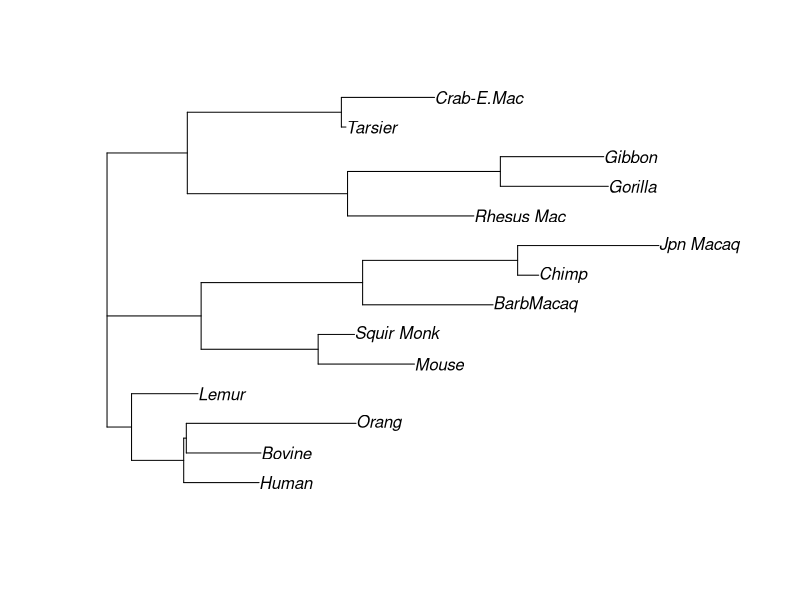
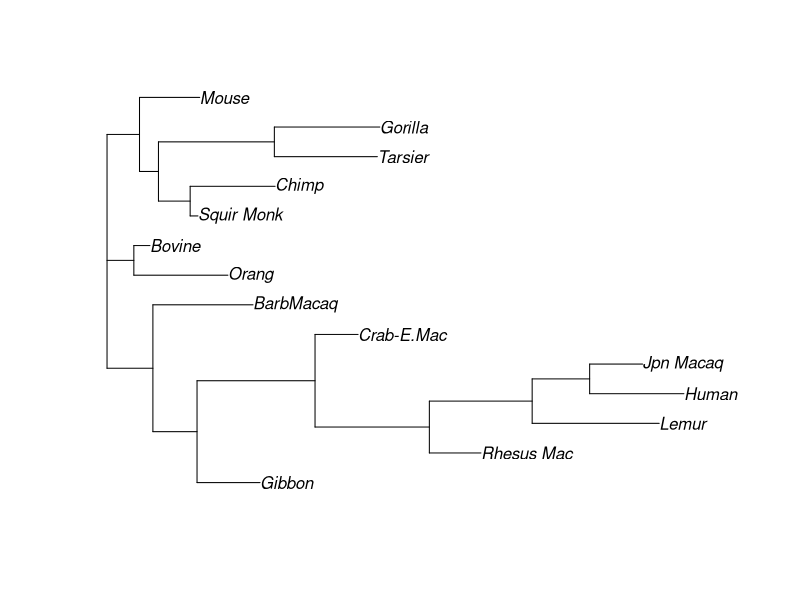
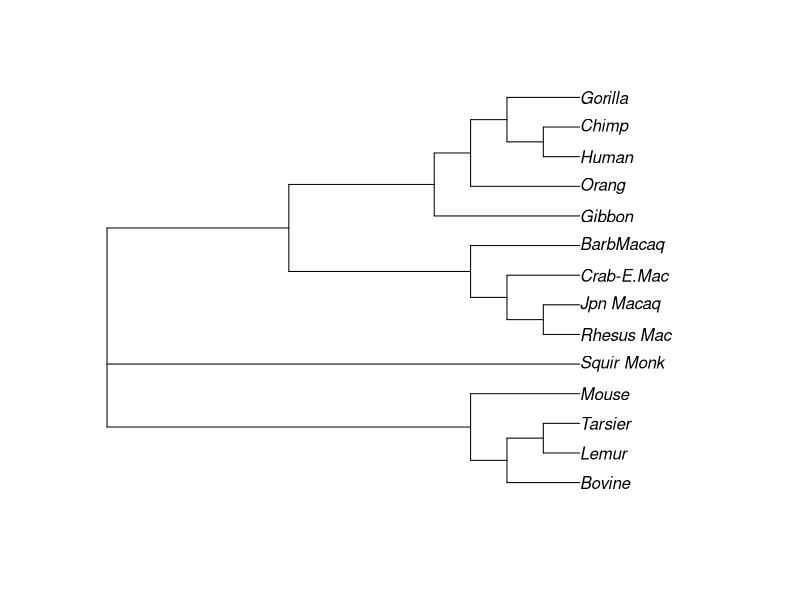
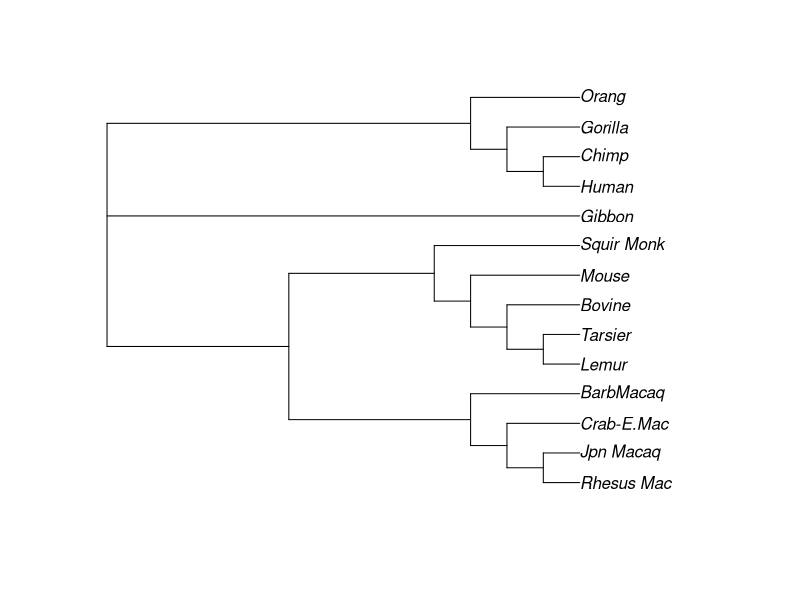
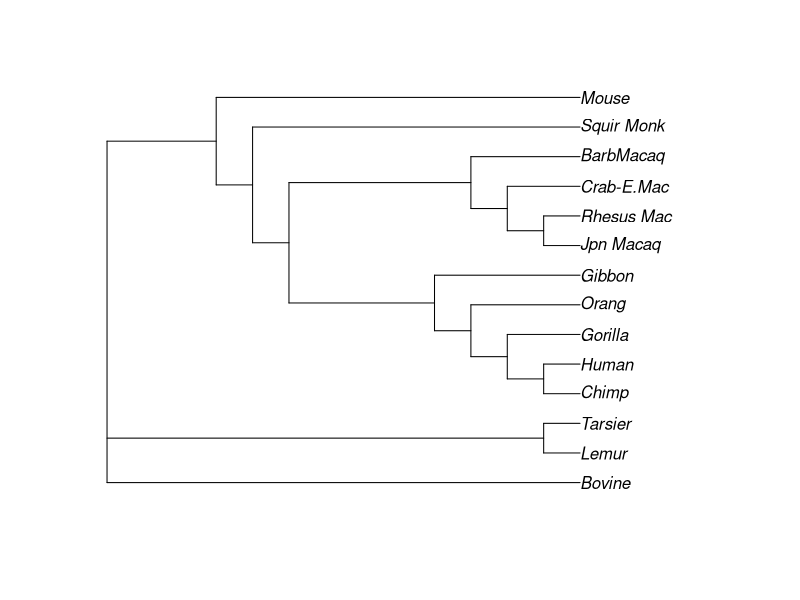
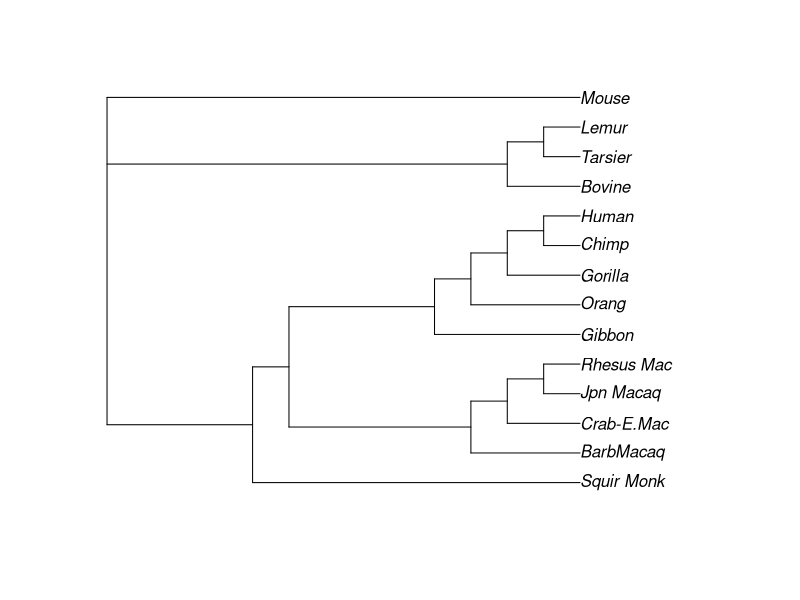
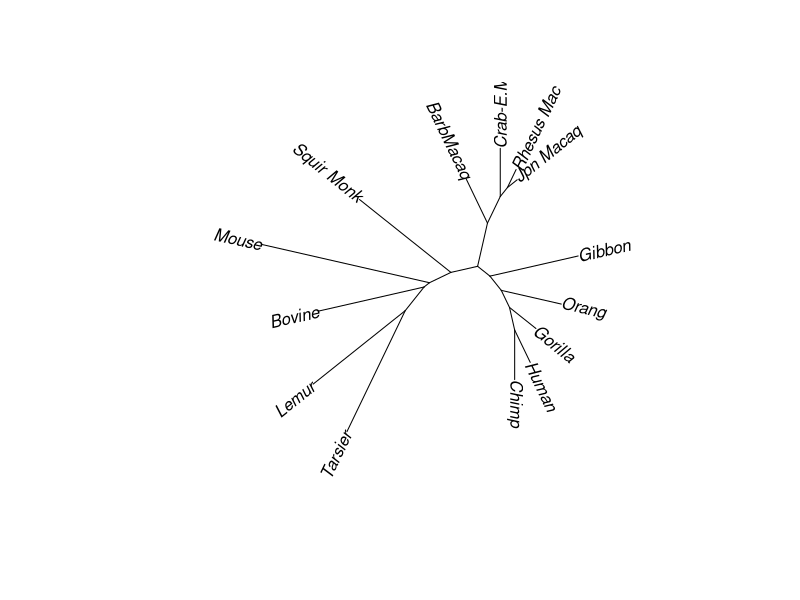
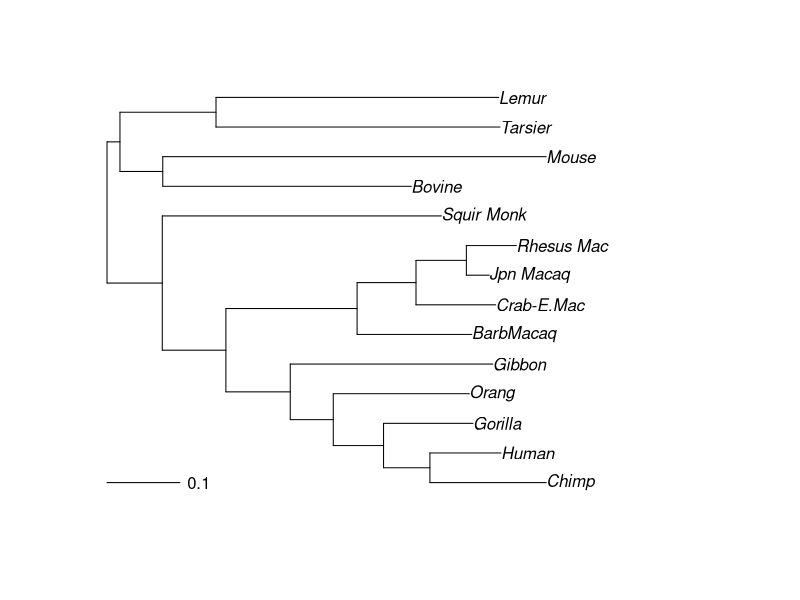

Source code (R) for these figures, in order:
## ---- chunk 1
library(ape) # most important library for phylogeny
library(phangorn) # tree reconstruction
## ---- chunk 2
# Define variable containing url
url <- "http://darwin-online.org.uk/converted/scans/manuscript%20scans/1837-9_TransmutationNotebooks/DarwinArchive_1837_NotebookB_CUL-DAR121.-_038.jpg"
## ---- chunk 3
# Define variable containing url
url <- "http://phylogeny.life/img/features/fet3.png"
## ---- chunk 4
# Define variable containing url
url <- "https://slideplayer.com/slide/8111866/25/images/9/Altering+the+position+of+root%2C+changes+the+meaning+of+Phylogenetic+tree.jpg"
## ---- chunk 5
# Define variable containing url
url <- "http://csls-text3.c.u-tokyo.ac.jp/images/fig/c_fig24_02.jpg"
## ---- chunk 6
# read alignement primates
fdir <- system.file("extdata/trees", package = "phangorn")
primates <- read.phyDat(file.path(fdir, "primates.dna"), format = "interleaved")
primates$Human
## ---- chunk 7
set.seed(0)
# generate random tree
my_tree <- rtree(14, rooted = FALSE, tip.label = names(primates))
plot(my_tree)
## ---- chunk 8
parsimony(my_tree, primates)
## ---- chunk 9
# try with another one
my_tree2 <- rtree(14, rooted = FALSE, tip.label = names(primates))
plot(my_tree2)
parsimony(my_tree2, primates)
## ---- chunk 10
# try to find a good tree
optim_tree <- optim.parsimony(my_tree, primates)
plot(optim_tree)
## ---- chunk 11
optim_tree2 <- optim.parsimony(my_tree2, primates)
plot(optim_tree2)
## ---- chunk 12
# compute distances
dm <- dist.ml(primates)
# build tree using distances
treeNJ <- NJ(dm)
treeUPGMA <- upgma(dm)
parsimony(treeNJ, primates)
optim_tree3 <- optim.parsimony(treeNJ, primates)
plot(optim_tree3)
parsimony(treeUPGMA, primates)
optim_tree4 <- optim.parsimony(treeUPGMA, primates)
plot(optim_tree4)
## ---- chunk 13
# Define variable containing url
url <- "http://www.slimsuite.unsw.edu.au/teaching/upgma/upgma15.PNG"
## ---- chunk 14
plot(treeNJ, type = "unrooted", lab4ut = "axial")
## ---- chunk 15
# compute likelihoods
test_NJ <- pml(treeUPGMA, data=primates, model = "JC")
print(test_NJ)
## ---- chunk 16
fitJC <- optim.pml(test_NJ, data=primates,
                    rearrangement = "NNI")
print(fitJC)
plot(fitJC)
